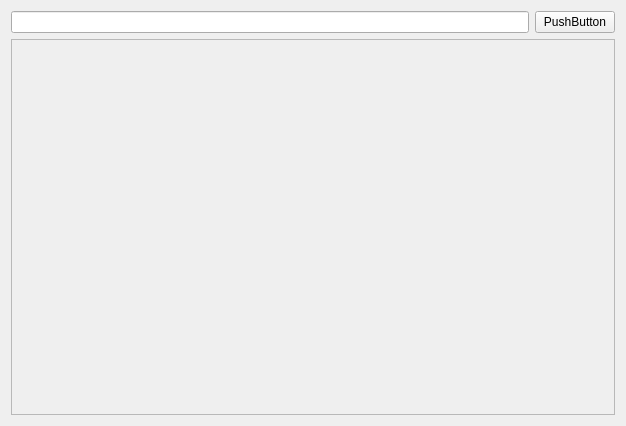
<?xml version="1.0" encoding="UTF-8"?>
<ui version="4.0">
 <class>VideoList</class>
 <widget class="QWidget" name="VideoList">
  <property name="geometry">
   <rect>
    <x>0</x>
    <y>0</y>
    <width>626</width>
    <height>426</height>
   </rect>
  </property>
  <property name="windowTitle">
   <string>Form</string>
  </property>
  <layout class="QVBoxLayout" name="verticalLayout_2">
   <item>
    <layout class="QVBoxLayout" name="verticalLayout">
     <item>
      <layout class="QHBoxLayout" name="horizontalLayout">
       <item>
        <widget class="QLineEdit" name="lineEdit"/>
       </item>
       <item>
        <widget class="QPushButton" name="pushButton">
         <property name="text">
          <string>PushButton</string>
         </property>
        </widget>
       </item>
      </layout>
     </item>
     <item>
      <widget class="QScrollArea" name="scrollArea">
       <property name="widgetResizable">
        <bool>true</bool>
       </property>
       <widget class="QWidget" name="scrollAreaWidgetContents">
        <property name="geometry">
         <rect>
          <x>0</x>
          <y>0</y>
          <width>610</width>
          <height>382</height>
         </rect>
        </property>
        <layout class="QGridLayout" name="gridLayout"/>
       </widget>
      </widget>
     </item>
    </layout>
   </item>
  </layout>
 </widget>
 <resources/>
 <connections/>
</ui>
